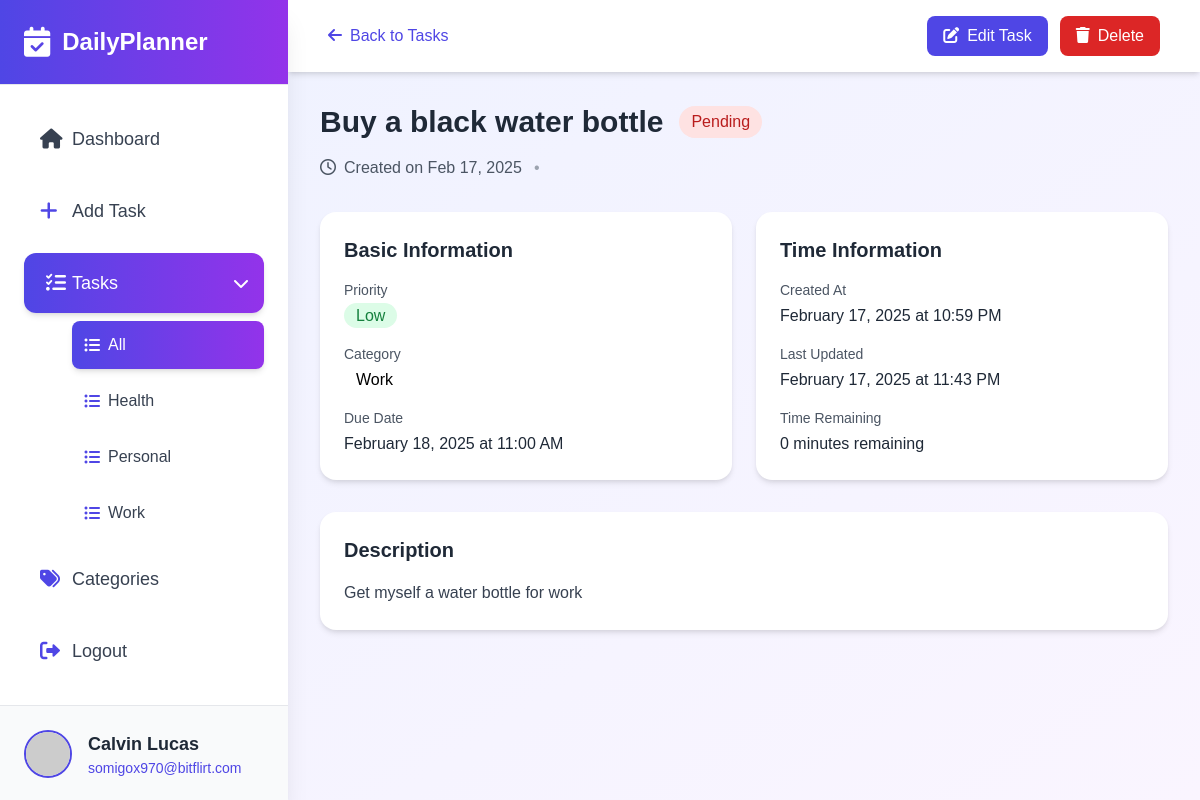
Screenshot of /tasks/4/ (signed in) with the database file from the repository.
### planner/models.py (models this page shows, shortened)
class Category(models.Model):
    user = models.ForeignKey('users.Account', on_delete=models.CASCADE, null=True, blank=True)
    name = models.CharField(max_length=100)
    color = models.CharField(max_length=7, default='#007bff')
    icon = models.CharField(max_length=50, default='fas fa-folder')  # Add this line
    created_at = models.DateTimeField(auto_now_add=True)
    updated_at = models.DateTimeField(auto_now=True)
    class Meta:
        ordering = ['-created_at']

class Task(models.Model):
    STATUSES = (
        ('pending', 'Pending'),
        ('completed', 'Completed'),
        ('in_progress', 'In Progress'),
    )
    PRIORITIES = (
        ('low', 'Low'),
        ('medium', 'Medium'),
        ('high', 'High'),
    )
    user = models.ForeignKey('users.Account', on_delete=models.CASCADE, null=True, blank=True)
    name = models.CharField(max_length=100)
    description = models.TextField(null=True, blank=True)
    created_at = models.DateTimeField(auto_now_add=True)
    updated_at = models.DateTimeField(auto_now=True)
    deadline = models.DateTimeField(null=True, blank=True)
    category = models.ForeignKey(Category, on_delete=models.CASCADE)
    status = models.CharField(max_length=20, choices=STATUSES, default='pending')
    priority = models.CharField(max_length=20, choices=PRIORITIES, default='medium')
    class Meta:
        ordering = ['-created_at']

### users/models.py (models this page shows, shortened)
class Account(AbstractBaseUser, PermissionsMixin):
    email = models.EmailField(verbose_name='email', max_length=60, unique=True)
    name = models.CharField(max_length=100, null=True)
    is_admin = models.BooleanField(default=False)
    is_active = models.BooleanField(default=True)
    is_staff = models.BooleanField(default=False)
    is_superuser = models.BooleanField(default=False)
    created_at = models.DateTimeField(auto_now_add=True)
    updated_at = models.DateTimeField(auto_now=True)
    USERNAME_FIELD = 'email'
    objects = MyAccountManager()
    class Meta:
        ordering = ['-updated_at', 'name' ]

### planner/views.py (the view)
# urls.py: path('tasks/<int:task_id>/', views.task, name='task'),
@login_required()
def task(request, task_id):
    user = request.user
    categories = Category.objects.filter(user=user)
    task = get_object_or_404(Task, id=task_id)
    return render(request, 'planner/task.html', {
        'task': task,
        'categories': categories,
        'page': 'tasks',
        })

### users/managers.py (called while the page is built)
    def get_queryset(self):
        return super().get_queryset().filter(is_active=True)

### templates/planner/task.html (shortened to what this page needs)
{% extends 'base.html' %}
{% load static %}
{% block content %}
    <div class="min-h-screen lg:ml-72 relative">
        <nav class="bg-white shadow-md">
            <div class="px-6 py-4 flex items-center justify-between">
                <div class="flex-1 px-4 flex justify-between items-center">
                    <a href="{% url 'planner:tasks' %}" class="text-indigo-600 hover:text-indigo-800 transition-colors">
                        <i class="fas fa-arrow-left mr-2"></i>Back to Tasks
                    </a>
                    <div class="flex gap-3">
                        <a href="{% url 'planner:update_task' task.id %}"
                           class="bg-indigo-600 text-white px-4 py-2 rounded-lg font-medium hover:bg-indigo-700 transition-colors">
                            <i class="fas fa-edit mr-2"></i>Edit Task
                        </a>
                        <a href="{% url 'planner:delete_task' task.id %}"
                           class="bg-red-600 text-white px-4 py-2 rounded-lg font-medium hover:bg-red-700 transition-colors"
                           onclick="return confirm('Are you sure you want to delete this task?')">
                            <i class="fas fa-trash mr-2"></i>Delete
                        </a>
                    </div>
                </div>
            </div>
        </nav>
        <div class="p-8">
            <div class="mb-8">
                <div class="flex items-center gap-4 mb-4">
                    <h1 class="text-3xl font-bold text-gray-800">{{ task.name }}</h1>
                    <span class="px-3 py-1 {% if task.status == 'completed' %}text-green-700 bg-green-100{% elif task.status == 'in_progress' %}text-yellow-700 bg-yellow-100{% else %}text-red-700 bg-red-100{% endif %} rounded-full font-medium">
                        {{ task.get_status_display }}
                    </span>
                </div>
                <div class="flex items-center gap-3 text-gray-600">
                    <span><i class="far fa-clock mr-2"></i>Created on {{ task.created_at|date:"M d, Y" }}</span>
                    <span class="text-gray-400">•</span>
                </div>
            </div>
            <div class="grid grid-cols-1 md:grid-cols-2 gap-6 mb-8">
                <div class="info-card p-6">
                    <h2 class="text-xl font-semibold text-gray-800 mb-4">Basic Information</h2>
                    <div class="space-y-4">
                        <div>
                            <label class="block text-sm font-medium text-gray-600 mb-1">Priority</label>
                            <span class="px-3 py-1 {% if task.priority == 'high' %}text-red-700 bg-red-100{% elif task.priority == 'medium' %}text-yellow-700 bg-yellow-100{% else %}text-green-700 bg-green-100{% endif %} rounded-full font-medium">
                                {{ task.get_priority_display }}
                            </span>
                        </div>
                        <div>
                            <label class="block text-sm font-medium text-gray-600 mb-1">Category</label>
                            <span class="px-3 py-1 text-{{ task.category.color }}-700 bg-{{ task.category.color }}-100 rounded-full font-medium">
                                {{ task.category.name }}
                            </span>
                        </div>
                        <div>
                            <label class="block text-sm font-medium text-gray-600 mb-1">Due Date</label>
                            <p class="text-gray-800">{{ task.deadline|date:"F d, Y" }} at {{ task.deadline|time:"g:i A" }}</p>
                        </div>
                    </div>
                </div>
                <div class="info-card p-6">
                    <h2 class="text-xl font-semibold text-gray-800 mb-4">Time Information</h2>
                    <div class="space-y-4">
                        <div>
                            <label class="block text-sm font-medium text-gray-600 mb-1">Created At</label>
                            <p class="text-gray-800">{{ task.created_at|date:"F d, Y" }} at {{ task.created_at|time:"g:i A" }}</p>
                        </div>
                        <div>
                            <label class="block text-sm font-medium text-gray-600 mb-1">Last Updated</label>
                            <p class="text-gray-800">{{ task.updated_at|date:"F d, Y" }} at {{ task.updated_at|time:"g:i A" }}</p>
                        </div>
                        <div>
                            <label class="block text-sm font-medium text-gray-600 mb-1">Time Remaining</label>
                            <p class="text-gray-800">
                                {% if task.status == 'completed' %}
                                    Completed
                                {% else %}
                                    {% if task.deadline|date:"U"|add:"0" < now|date:"U"|add:"0" %}
                                        Overdue
                                    {% else %}
                                        {{ task.deadline|timeuntil }} remaining
                                    {% endif %}
                                {% endif %}
                            </p>
                        </div>
                    </div>
                </div>
            </div>
            <div class="info-card p-6">
                <h2 class="text-xl font-semibold text-gray-800 mb-4">Description</h2>
                <div class="text-gray-700 leading-relaxed">
                    {% if task.description %}
                        {{ task.description|linebreaks }}
                    {% else %}
                        <p class="text-gray-500 italic">No description provided</p>
                    {% endif %}
                </div>
            </div>
        </div>
    </div>
{% endblock %}

### templates/base.html (shortened to what this page needs)
{% load static %}
<!DOCTYPE html>
<html lang="en">
  <head>
    <script src="https://cdn.tailwindcss.com"></script>
    <link rel="stylesheet" href="https://cdnjs.cloudflare.com/ajax/libs/font-awesome/6.0.0/css/all.min.css" />
    <link rel="stylesheet" href="https://cdn.jsdelivr.net/npm/flatpickr/dist/flatpickr.min.css" />
    <link rel="stylesheet" href="{% static 'style.css' %}?{% now 'U' %}" />
  </head>
  <body
    class="bg-gradient-to-br from-indigo-50 to-purple-50"
    x-data="{
          sidebarOpen: window.innerWidth >= 1024,
          tasksOpen: true,
          isLoggedIn: true
      }"
  >
<div class="fixed inset-y-0 left-0 w-72 bg-white shadow-xl transform transition-transform duration-200 ease-in-out z-50"
:class="{'translate-x-0': sidebarOpen, '-translate-x-full': !sidebarOpen}">
<div class="h-full flex flex-col">
   <div class="p-6 border-b bg-gradient-to-r from-indigo-600 to-purple-600 relative">
       <div class="flex items-center">
           <i class="fas fa-calendar-check text-white text-3xl"></i>
           <span class="ml-3 text-2xl font-bold text-white">DailyPlanner</span>
       </div>
   </div>
   <nav class="flex-1 p-6 space-y-3">
       <a href="{% url 'planner:home' %}"
          class="flex items-center p-4 {% if page == 'dashboard' %}text-white bg-gradient-to-r from-indigo-600 to-purple-600 shadow-md{% else %}text-gray-700 hover:bg-indigo-50{% endif %} rounded-xl transition-colors">
           <i class="fas fa-home text-xl w-8"></i>
           <span class="text-lg font-medium">Dashboard</span>
       </a>
       <a href="{% url 'planner:create_task' %}"
          class="flex items-center p-4 {% if page == 'create_task' %}text-white bg-gradient-to-r from-indigo-600 to-purple-600 shadow-md{% else %}text-gray-700 hover:bg-indigo-50{% endif %} rounded-xl transition-colors">
           <i class="fas fa-plus text-xl w-8 {% if page != 'create_task' %}text-indigo-600{% endif %}"></i>
           <span class="text-lg font-medium">Add Task</span>
       </a>
       <div class="space-y-2">
           <button @click="tasksOpen = !tasksOpen"
                   class="w-full flex items-center justify-between p-4 {% if page == 'tasks' %}text-white bg-gradient-to-r from-indigo-600 to-purple-600 shadow-md{% else %}text-gray-700 hover:bg-indigo-50{% endif %} rounded-xl transition-colors">
               <div class="flex items-center">
                   <i class="fas fa-tasks text-xl w-8 {% if page != 'tasks' %}text-indigo-600{% endif %}"></i>
                   <span class="text-lg font-medium">Tasks</span>
               </div>
               <i class="fas" :class="tasksOpen ? 'fa-chevron-down' : 'fa-chevron-right'"></i>
           </button>
           <div x-show="tasksOpen" class="pl-12 space-y-2">
               <a href="{% url 'planner:tasks' %}"
                  class="flex items-center p-3 {% if page == 'tasks' and not request.GET.category %}text-white bg-gradient-to-r from-indigo-600 to-purple-600 shadow-md{% else %}text-gray-700 hover:bg-indigo-50{% endif %} rounded-lg transition-colors">
                   <i class="fas fa-list-ul w-6 {% if page != 'tasks' or request.GET.category %}text-indigo-600{% endif %}"></i>
                   <span class="text-md">All</span>
               </a>
               {% for category in categories %}
               <a href="{% url 'planner:tasks' %}?category={{ category.name }}"
                  class="flex items-center p-3 {% if page == 'tasks' and request.GET.category == category.name %}text-white bg-gradient-to-r from-indigo-600 to-purple-600 shadow-md{% else %}text-gray-700 hover:bg-indigo-50{% endif %} rounded-lg transition-colors">
                   <i class="fas fa-list-ul w-6 {% if page != 'tasks' or request.GET.category != category.name %}text-indigo-600{% endif %}"></i>
                   <span class="text-md">{{ category.name }}</span>
               </a>
               {% endfor %}
           </div>
       </div>
       <template x-if="isLoggedIn">
           <a href="{% url 'planner:manage_categories' %}"
              class="flex items-center p-4 {% if page == 'categories' %}text-white bg-gradient-to-r from-indigo-600 to-purple-600 shadow-md{% else %}text-gray-700 hover:bg-indigo-50{% endif %} rounded-xl transition-colors">
               <i class="fas fa-tags text-xl w-8 {% if page != 'categories' %}text-indigo-600{% endif %}"></i>
               <span class="text-lg font-medium">Categories</span>
           </a>
       </template>
       <template x-if="isLoggedIn">
           <a href="{% url 'users:logout' %}"
              class="flex items-center p-4 {% if page == 'logout' %}text-white bg-gradient-to-r from-indigo-600 to-purple-600 shadow-md{% else %}text-gray-700 hover:bg-indigo-50{% endif %} rounded-xl transition-colors">
               <i class="fas fa-sign-out-alt text-xl w-8 {% if page != 'logout' %}text-indigo-600{% endif %}"></i>
               <span class="text-lg font-medium">Logout</span>
           </a>
       </template>
   </nav>
   <div class="p-6 border-t bg-gray-50">
       <a href="{% url 'users:logout' %}" class="flex items-center space-x-4">
           <img src="https://ui-avatars.com/api/?name={{ request.user.name }}&background=6366f1&color=fff"
                alt="Profile"
                class="w-12 h-12 rounded-full border-2 border-indigo-600" />
           <div>
               <p class="text-lg font-semibold text-gray-800">{{ request.user.name }}</p>
               <p class="text-sm text-indigo-600">{{ request.user.email }}</p>
           </div>
       </a>
   </div>
</div>
</div>
     {% block content %} {% endblock %}
  </body>
</html>

### assets/style.css (style rules this page uses)
body { font-family: "Poppins", sans-serif; }
.info-card { background: white; border-radius: 1rem; box-shadow: 0 4px 6px -1px rgba(0, 0, 0, 0.1), 0 2px 4px -1px rgba(0, 0, 0, 0.06); transition: all 0.3s ease; }

### rows the page displays
Category: name "Health"
Category: name "Personal"
Category: name "Work"
Account: user.name "Calvin Lucas", user.email "somigox970@bitflirt.com"
Task: name "Buy a black water bottle", status "Pending", created_at "Feb 17, 2025", priority "Low", category.name "Work", deadline "February 18, 2025", deadline "11:00 AM", created_at "February 17, 2025", created_at "10:59 PM", updated_at "February 17, 2025", updated_at "11:43 PM", deadline "0 minutes", description "Get myself a water bottle for work"
